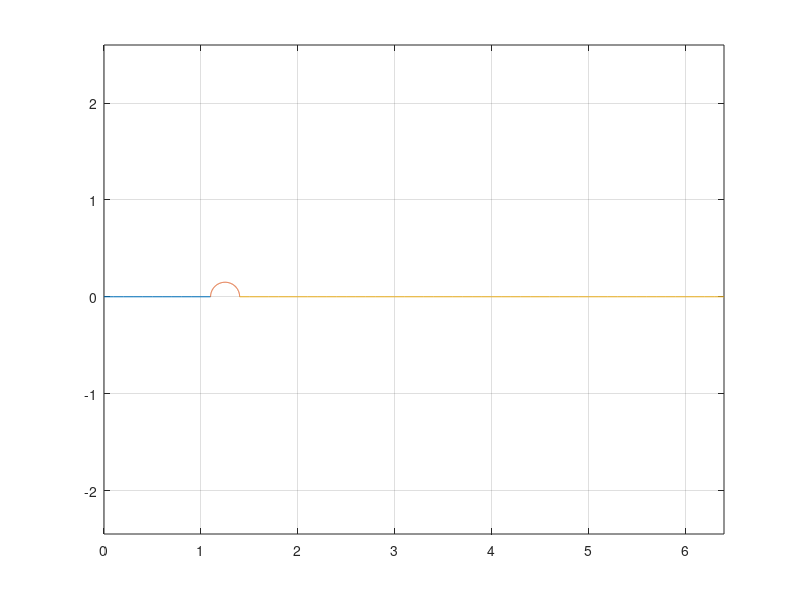
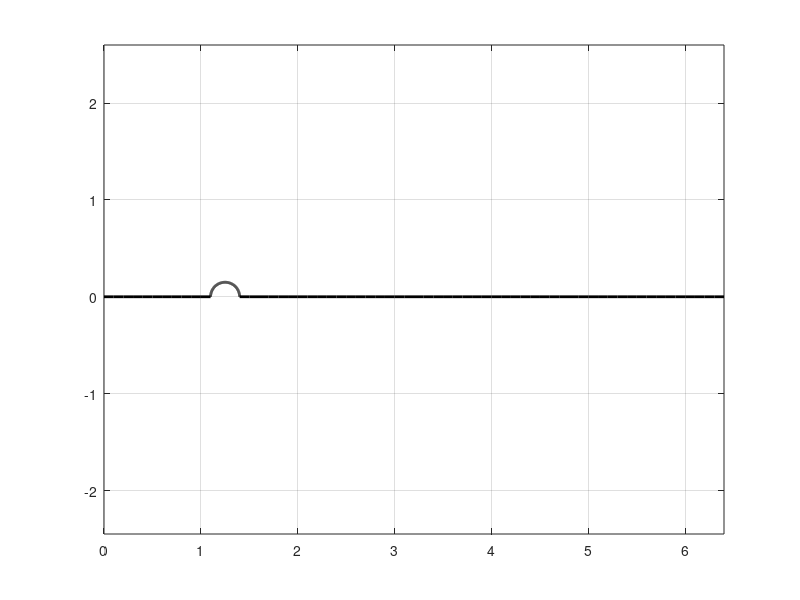
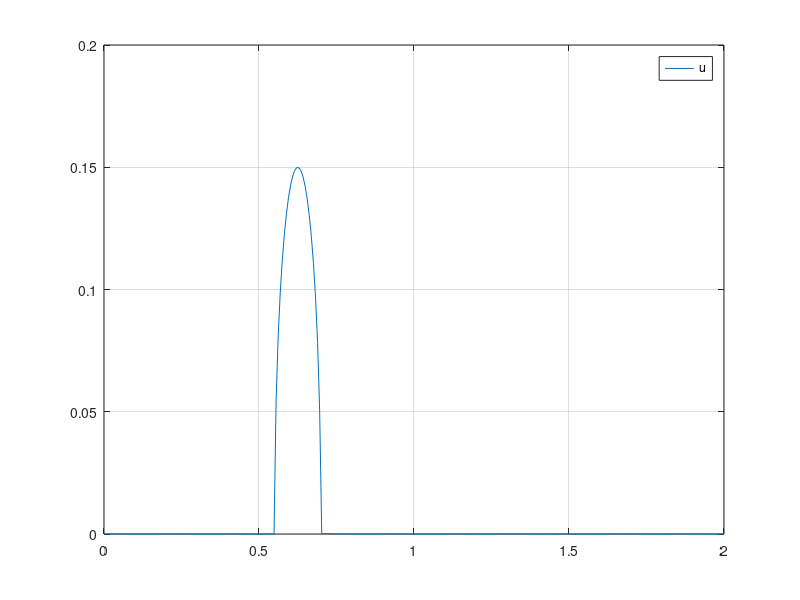
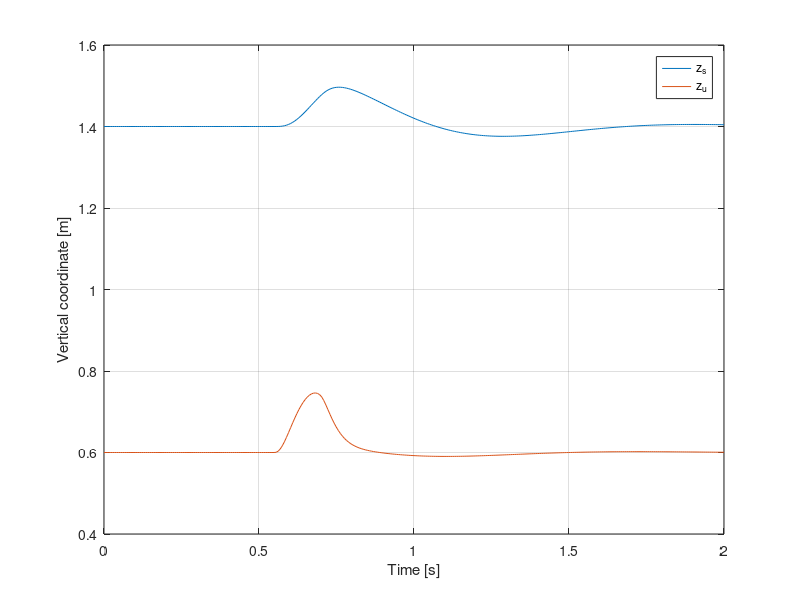

MATLAB code to generate these figures, in order: (Note: this script raises an error after producing the figures.)
%% Quarter car model
% Simulation and animation of a quarter car model.
%
%%
clear ; close all ; clc

%% Parameters

% Vehicle
M   = 1500;                         % Sprung mass                   [kg]
m   = 150;                          % Unsprung mass                 [kg]
Ks  = 48000;                        % Spring constant suspension    [N/m]
Kt  = 200000;                       % Spring constant tire          [N/m]
Cs  = 10000;                        % Damping constant suspension   [N.s/m]

% Animation model
L0_s    = 0.8;                      % Spring relaxed suspension     [m]
L0_u    = 0.6;                      % Spring relaxed tire           [m]
h_s     = 0.4;                      % Height of the sprung block    [m]
h_u     = 0.2;                      % Height of the unsprung block  [m]
a       = 0.8;                      % Width of the blocks           [m]
l_win   = 2.2;                      % Length window analysis        [m]

% Video
playback_speed = 0.2;               % Speed of playback
tF      = 2;                        % Final time                    [s]
fR      = 30/playback_speed;        % Frame rate                    [fps]
dt      = 1/fR;                     % Time resolution               [s]
time    = linspace(0,tF,tF*fR);     % Time                          [s]

%% Road
% Stretch 1
x_r_1_total = 1.1;                  % Distance of the first stretch [m]
dx_r_1 = 0.1;                       % resolution                    [m]
x_r_1 = 0:dx_r_1:x_r_1_total;
z_r_1 = zeros(1,length(x_r_1));
% Stretch 2
R_r = 0.15;                         % Radius                        [m]
th_r = 0:0.01:pi;
x_r_2 = -R_r*cos(th_r) + x_r_1_total+R_r;
z_r_2 = R_r*sin(th_r);
% Stretch 3
x_r_3_total = 5;                    % Distance of the last stretch  [m]
dx_r_2 = 0.1;                       % resolution                    [m]
x_r_3 = x_r_1_total+2*R_r:dx_r_2:x_r_1_total+2*R_r+x_r_3_total;
z_r_3 = zeros(1,length(x_r_3));

% Concatenating 
X_r = [x_r_1 x_r_2(2:end) x_r_3(2:end)];
Z_r = [z_r_1 z_r_2(2:end) z_r_3(2:end)];

figure
hold on ; box on ; grid on ; axis equal
plot(x_r_1,z_r_1)
plot(x_r_2,z_r_2)
plot(x_r_3,z_r_3)

figure
hold on ; box on ; grid on ; axis equal
plot(X_r,Z_r,'k','LineWidth',2)

%% Simulation

%  State space model
A = [ 0               1         0       0       ;
      -(Ks+Kt)/m      -Cs/m     Ks/m    Cs/m    ;
      0               0         0       1       ;
      Ks/M            Cs/M      -Ks/M   -Cs/M   ];
B = [ 0     ;
      Kt/m  ;
      0     ;
      0     ];
C = [ 1 0 0 0 ; 
      0 0 1 0 ];
D = [0 ; 0];

sys = ss(A,B,C,D);

% Input
vel = 2;                            % Longitudinal speed of the car [m/s]
lon_pos = vel*time;                 % Longitudinal position of the car [m]
u_vet = interp1(X_r,Z_r,lon_pos)';

figure
hold on ; grid on ; box on
plot(time,u_vet)
legend('u')

[y,time,x] = lsim(sys,u_vet,time);

% Sprung mass absolute vertical position (lower center point)
z_s = y(:,2) + L0_u + L0_s; 
% Unsprung mass absolute vertical position (lower center point)
z_u = y(:,1) + L0_u; 

figure
hold on ; grid on ; box on
plot(time,z_s)
plot(time,z_u)
xlabel('Time [s]')
ylabel('Vertical coordinate [m]')
legend('z_s','z_u')

%% Animation

color = cool(6); % Colormap

figure
% set(gcf,'Position',[50 50 1280 720])  % YouTube: 720p
% set(gcf,'Position',[50 50 854 480])   % YouTube: 480p
set(gcf,'Position',[50 50 640 640])     % Social

% Create and open video writer object
v = VideoWriter('quarter_car_model.mp4','MPEG-4');
v.Quality   = 100;
% v.FrameRate = fR;
open(v);

for i=1:length(time)
    
    cla
    
    % Instant position
    x_inst = vel*time(i);
    
    % Road passing by:
    set(gca,'xlim',[x_inst-l_win/2    x_inst+l_win/2],'ylim',[-0.1 -0.1+l_win])
    hold on ; grid on ; box on %; axis equal (Dont work well. It drifts vertically)
    plot([-10 X_r],[0 Z_r],'k','LineWidth',3)
    
    set(gca,'FontName','Verdana','FontSize',16)
    title(["Quarter car model",strcat('Time=',num2str(time(i),'%.3f'),' s (Playback speed=',num2str(playback_speed),')')])
    
    % Sprung mass plot
    fill([x_inst-a/2 x_inst+a/2 x_inst+a/2 x_inst-a/2],[z_s(i) z_s(i) z_s(i)+h_s z_s(i)+h_s],color(6,:),'LineWidth',2)
    
    % Unsprung mass plot
    fill([x_inst-a/2 x_inst+a/2 x_inst+a/2 x_inst-a/2],[z_u(i) z_u(i) z_u(i)+h_u z_u(i)+h_u],color(2,:),'LineWidth',2)
    
    % Spring
    plotSpring(L0_u,L0_s,h_u,u_vet,z_s,z_u,i,x_inst)
    
    % Damper
    plotDamper(L0_s,h_u,z_s,z_u,i,x_inst)
   
    % Tire
    plot(x_inst,u_vet(i),'ko','MarkerFacecolor','k','MarkerSize',10)
    
    xlabel('x [m]')
    ylabel('z [m]')
    
    frame = getframe(gcf);
    writeVideo(v,frame);
    
end

close(v);

function plotSpring(L0_u,L0_s,h_u,u_vet,z_s,z_u,i,x_inst)

    rodPct      = 0.11;     % Length rod percentage of total L0 
    springPct   = 1/3;      % Spring pitch percentage of total gap
    spring_wid  = 3;        % Spring line width
    
    % Spring 1 and 2 length without rods
    L_s = (z_s - (z_u+h_u)) - 2*rodPct*L0_s;
    L_u = (z_u - u_vet)     - 2*rodPct*L0_u;
    
    % Spring sprung suspension geometry
    c_s = x_inst-0.2;       % Longitudinal position
    w_s = 0.1;              % Width
    
    % Spring unsprung tire geometry 
    c_u = x_inst;           % Longitudinal position
    w_u = 0.1;              % Width

    % Spring unsprung tire 
    spring_u_X = [ 
                c_u                                             % Start
                c_u                                             % rod
                c_u+w_u                                         % Part 1   
                c_u-w_u                                         % Part 2
                c_u+w_u                                         % Part 3
                c_u-w_u                                         % Part 4
                c_u+w_u                                         % Part 5
                c_u-w_u                                         % Part 6
                c_u                                             % Part 7
                c_u                                             % rod/End
                ];
    
	spring_u_Z = [ 
                u_vet(i)                                        % Start
                u_vet(i)+  rodPct*L0_u                          % rod
                u_vet(i)+  rodPct*L0_u                          % Part 1 
                u_vet(i)+  rodPct*L0_u+  springPct*L_u(i)       % Part 2
                u_vet(i)+  rodPct*L0_u+  springPct*L_u(i)       % Part 3
                u_vet(i)+  rodPct*L0_u+2*springPct*L_u(i)       % Part 4
                u_vet(i)+  rodPct*L0_u+2*springPct*L_u(i)       % Part 5
                u_vet(i)+  rodPct*L0_u+3*springPct*L_u(i)       % Part 6
                u_vet(i)+  rodPct*L0_u+3*springPct*L_u(i)       % Part 7
                u_vet(i)+2*rodPct*L0_u+3*springPct*L_u(i)       % rod/End
               ]; 
           
    % Spring sprung suspension
    spring_s_X = [ 
                c_s                                             % Start
                c_s                                             % rod
                c_s+w_s                                         % Part 1   
                c_s-w_s                                         % Part 2
                c_s+w_s                                         % Part 3
                c_s-w_s                                         % Part 4
                c_s+w_s                                         % Part 5
                c_s-w_s                                         % Part 6
                c_s                                             % Part 7
                c_s                                             % rod/End
                ];
    
	spring_s_Z = [ 
                z_u(i)+h_u                                      % Start
                z_u(i)+h_u +   rodPct*L0_s                      % rod
                z_u(i)+h_u +   rodPct*L0_s                      % Part 1 
                z_u(i)+h_u +   rodPct*L0_s +   springPct*L_s(i) % Part 2
                z_u(i)+h_u +   rodPct*L0_s +   springPct*L_s(i) % Part 3
                z_u(i)+h_u +   rodPct*L0_s + 2*springPct*L_s(i) % Part 4
                z_u(i)+h_u +   rodPct*L0_s + 2*springPct*L_s(i) % Part 5
                z_u(i)+h_u +   rodPct*L0_s + 3*springPct*L_s(i) % Part 6
                z_u(i)+h_u +   rodPct*L0_s + 3*springPct*L_s(i) % Part 7
                z_u(i)+h_u + 2*rodPct*L0_s + 3*springPct*L_s(i) % rod/End
               ];

    % PLOT
    plot(spring_u_X,spring_u_Z,'k','LineWidth',spring_wid)
    plot(spring_s_X,spring_s_Z,'k','LineWidth',spring_wid)
        
end

function plotDamper(L0_2,h1,z_s,z_u,i,x_inst)
 
    rodLowerPct = 0.1;      % Length lower rod percentage of total gap 
    rodUpperPct = 0.4;      % Length upper rod percentage of total gap
    cylinderPct = 0.4;      % Length cylinder porcentagem of total gap
    damper_line_wid  = 3;   % Damper line width
    
    % Damper geometry
    c = 0.2+x_inst;         % Longitudinal position
    w= 0.05;                % Width

    % rod attached to unsprung mass
    rod_1_X = [c c];
    rod_1_Z = [z_u+h1 z_u+h1+rodLowerPct*L0_2];
    
    % Damper base cylinder - rod - base 
    c_X =   [   
                c-w
                c-w
                c+w
                c+w
            ];

    c_Z =   [
                z_u(i) + h1 + rodLowerPct*L0_2 + cylinderPct*L0_2
                z_u(i) + h1 + rodLowerPct*L0_2 
                z_u(i) + h1 + rodLowerPct*L0_2 
                z_u(i) + h1 + rodLowerPct*L0_2 + cylinderPct*L0_2
            ];
    
    % rod attached to sprung mass
    rod2X = [c c];
    rod2Z = [z_s z_s-rodUpperPct*L0_2];
    % Piston inside cylinder
    pistonX = [c-0.8*w c+0.8*w];
    pistonZ = [z_s-rodUpperPct*L0_2 z_s-rodUpperPct*L0_2];
    
    % Iteration values
    rod1Zval = rod_1_Z(i,:);
    rod2Zval = rod2Z(i,:);
    pistonZVal = pistonZ(i,:);

    % PLOT
    % rods
    plot(rod_1_X,rod1Zval,'k','LineWidth',damper_line_wid)
    plot(rod2X,rod2Zval,'k','LineWidth',damper_line_wid)
    % Damper parts
    plot(pistonX,pistonZVal,'k','LineWidth',damper_line_wid)
    plot(c_X,c_Z,'k','LineWidth',damper_line_wid)

end
